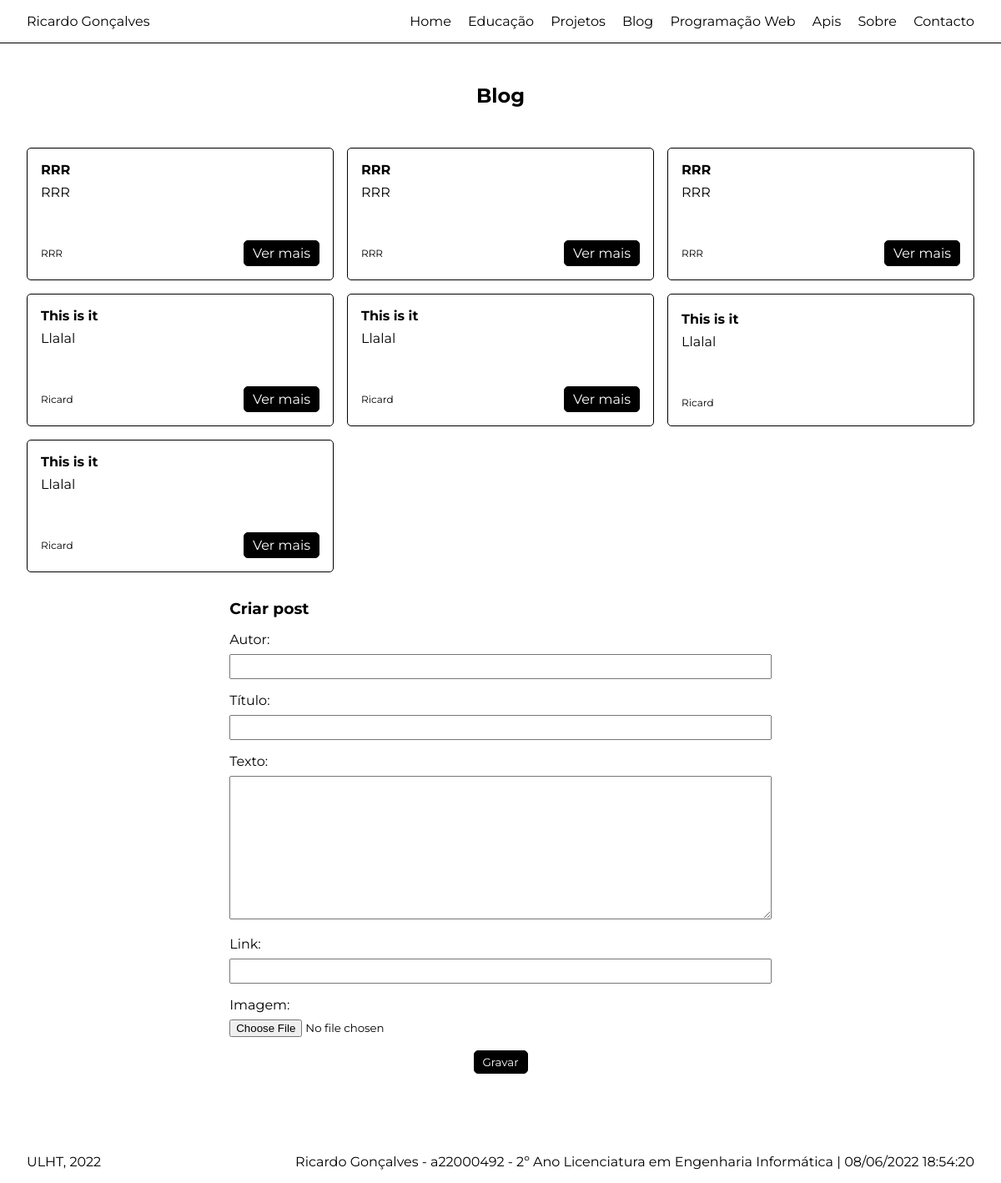
Page /blog on the committed database.
### portfolio/models.py (models this page shows, shortened)
class Post(models.Model):
  autor = models.CharField(max_length=100)
  titulo = models.CharField(max_length=200)
  descricao = models.CharField(max_length=500)
  link = models.CharField(max_length=200, blank=True)
  imagem = models.ImageField(upload_to=posts_resolution_path, blank=True)
  criado = models.DateTimeField(auto_now_add=True)

### portfolio/views.py (the view)
# urls.py: path('blog', views.blog_page_view, name='blog'),
def blog_page_view(request):
  form = PostForm(request.POST or None)
  if form.is_valid():
        form.save()
        return HttpResponseRedirect(reverse('portfolio:blog'))
  context = {
      'posts': Post.objects.all(),
      'form': form
  }
  return render(request, 'portfolio/blog.html', context)

### portfolio/forms.py
class PostForm(ModelForm):
  class Meta:
    model = Post
    fields = '__all__'
    widgets = {
      'titulo': forms.TextInput(),
      'autor': forms.TextInput(),
      'descricao': forms.Textarea(),
      'imagem': forms.FileInput(),
      'link': forms.URLInput(),
    }
    labels = {
      'autor': 'Autor',
      'titulo': 'Título',
      'descricao': 'Texto',
      'link': 'Link',
      'imagem': 'Imagem'
    }
    help_texts = {
    }

### portfolio/templates/portfolio/blog.html (shortened to what this page needs)
{% extends 'portfolio/layout.html' %}
{% block main %}
  <section>
    <div class="container content content-center">
      <h1>Blog</h1>
      <div class="posts">
        {% for post in posts %}
          <div class="post">
            <h4>{{ post.titulo }}</h4>
            <p>{{ post.descricao }}</p>
            <div class="aditional-info">
              <div>
                {% if post.autor %}
                  <p class="author">{{ post.autor }}</p>
                {% endif %}
              </div>
              {% if post.link %}
                <a href="{{ post.link }}" class="btn-primary">Ver mais</a>
              {% endif %}
            </div>
          </div>
        {% endfor %}
      </div>
      <div class="posts-form">
        <h3>Criar post</h3>
        <form action="{% url 'portfolio:blog' %}" method="POST" enctype="multipart/form-data">
          {{ form.as_p }}
          <div class="submit-group">
            <input type="submit" value="Gravar" class="btn btn-primary">
          </div>
        </form>
      </div>
    </div>
  </section>
{% endblock %}

### portfolio/static/portfolio/css/estilos.css (style rules this page uses)
* { padding: 0; margin: 0; box-sizing: border-box; font-family: 'Montserrat', sans-serif; }
.container { max-width: 1350px; margin: 0 auto; padding: 1rem 2rem; }
h1 { padding: 1rem 0; }
.content { display: flex; align-items: center; min-height: 500px; }
.content.content-center { padding: 2rem; justify-content: center; flex-direction: column; }
.projetos, .posts { display: grid; width: 100%; grid-template-columns: 1fr 1fr 1fr; gap: 1rem; margin-top: 2rem; }
.posts p { padding-top: 0.5rem; }
.post { align-items: flex-start; }
.post .author { font-size: 12px; }
.post .aditional-info, .tfc .aditional-info { display: flex; width: 100%; padding-top: 3rem; }
.post .aditional-info > div, .tfc .aditional-info > div { flex: 1; }
.posts-form { width: 60%; padding: 2rem 1rem; }
.posts-form p { padding-top: 1rem; }
a { text-decoration: none; }
.projetos > div, .posts > div { display: flex; padding: 1rem; justify-content: center; flex-direction: column; border-radius: 5px; border: 1px solid black; }
label { display: block; padding-bottom: 0.5rem; }
select, input[type=text], input[type=url], textarea { width: 100%; padding: 5px 8px; }
.btn-primary { padding: 5px 10px; appearance: none; color: white; background: black; border: 1px solid black; border-radius: 5px; cursor: pointer; transition: all 200ms; }
.submit-group { display: flex; padding: 1rem 0; align-items: center; justify-content: center; }

### rows in the picture
Post: titulo "RRR", descricao "RRR", autor "RRR"
Post: titulo "RRR", descricao "RRR", autor "RRR"
Post: titulo "RRR", descricao "RRR", autor "RRR"
Post: titulo "This is it", descricao "Llalal", autor "Ricard"
Post: titulo "This is it", descricao "Llalal", autor "Ricard"
Post: titulo "This is it", descricao "Llalal", autor "Ricard"
Post: titulo "This is it", descricao "Llalal", autor "Ricard"
